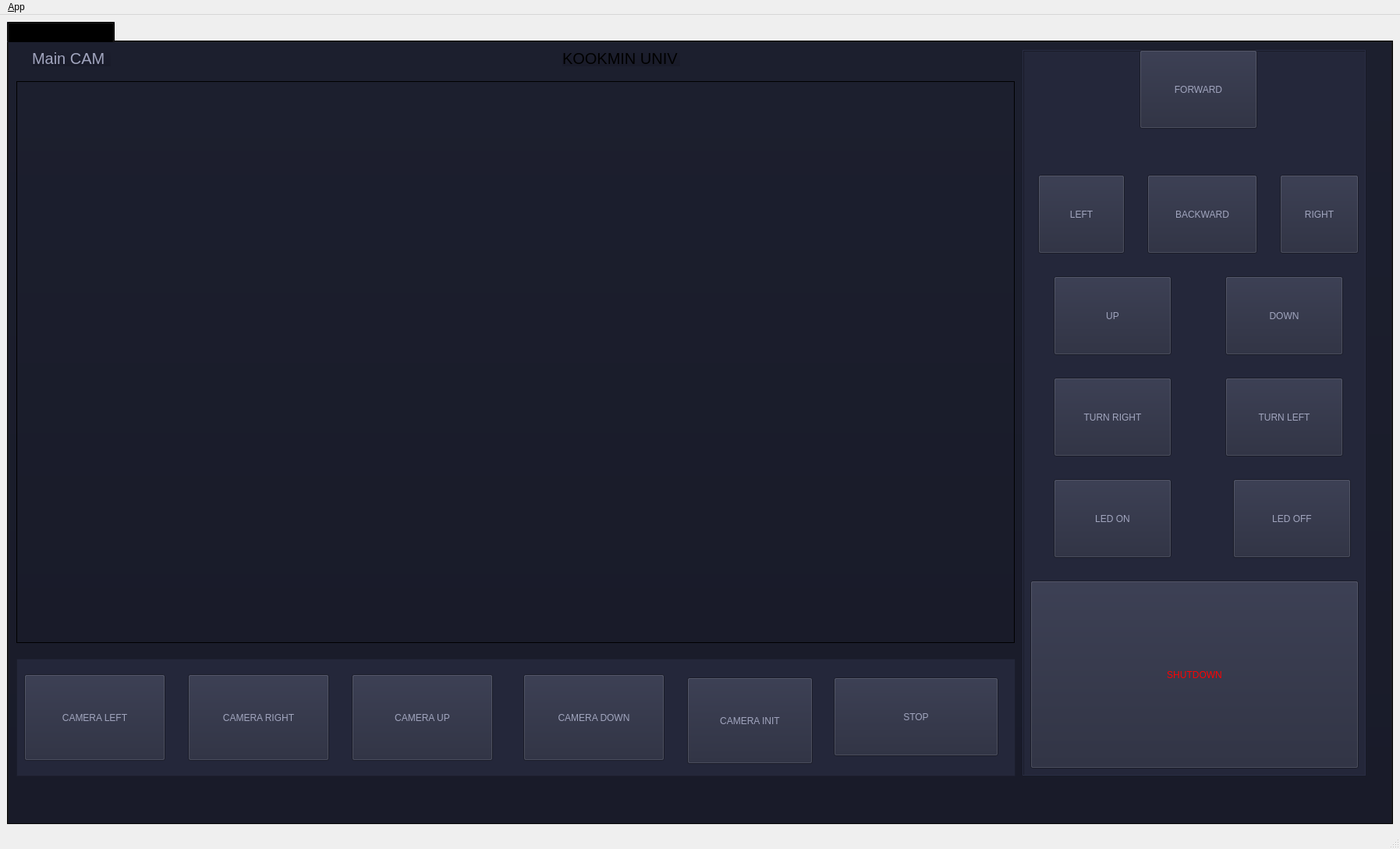
<?xml version="1.0" encoding="UTF-8"?>
<ui version="4.0">
 <class>MainWindowDesign</class>
 <widget class="QMainWindow" name="MainWindowDesign">
  <property name="geometry">
   <rect>
    <x>0</x>
    <y>0</y>
    <width>1795</width>
    <height>1088</height>
   </rect>
  </property>
  <property name="windowTitle">
   <string>QRosApp</string>
  </property>
  <property name="windowIcon">
   <iconset>
    <normaloff>:/images/icon.png</normaloff>:/images/icon.png</iconset>
  </property>
  <property name="locale">
   <locale language="English" country="Australia"/>
  </property>
  <widget class="QWidget" name="centralwidget">
   <layout class="QHBoxLayout">
    <item>
     <widget class="QTabWidget" name="tab_manager">
      <property name="minimumSize">
       <size>
        <width>100</width>
        <height>0</height>
       </size>
      </property>
      <property name="styleSheet">
       <string notr="true">background-color: qlineargradient(spread:pad, x1:0, y1:0, x2:0, y2:1, stop:0 rgba(28,31,46,255), stop:1 rgba(25, 27, 41, 255))</string>
      </property>
      <property name="locale">
       <locale language="English" country="Australia"/>
      </property>
      <property name="currentIndex">
       <number>0</number>
      </property>
      <widget class="QWidget" name="tab_status">
       <attribute name="title">
        <string>Ros Communications</string>
       </attribute>
       <widget class="QLabel" name="label_7">
        <property name="enabled">
         <bool>true</bool>
        </property>
        <property name="geometry">
         <rect>
          <x>10</x>
          <y>50</y>
          <width>1280</width>
          <height>720</height>
         </rect>
        </property>
        <property name="styleSheet">
         <string notr="true">QPushButton{
	color: white;
	background-color:rgb(42, 45, 67)
	border-radius: 5px;
}</string>
        </property>
        <property name="frameShape">
         <enum>QFrame::Box</enum>
        </property>
        <property name="frameShadow">
         <enum>QFrame::Plain</enum>
        </property>
        <property name="text">
         <string/>
        </property>
       </widget>
       <widget class="QLabel" name="label_8">
        <property name="geometry">
         <rect>
          <x>30</x>
          <y>10</y>
          <width>101</width>
          <height>21</height>
         </rect>
        </property>
        <property name="font">
         <font>
          <pointsize>15</pointsize>
         </font>
        </property>
        <property name="styleSheet">
         <string notr="true">color: rgb(161, 165, 190);
</string>
        </property>
        <property name="text">
         <string>Main CAM</string>
        </property>
       </widget>
       <widget class="QFrame" name="frame_5">
        <property name="geometry">
         <rect>
          <x>1300</x>
          <y>10</y>
          <width>441</width>
          <height>931</height>
         </rect>
        </property>
        <property name="styleSheet">
         <string notr="true">background-color : rgb(36, 39, 58)</string>
        </property>
        <property name="frameShape">
         <enum>QFrame::Box</enum>
        </property>
        <property name="frameShadow">
         <enum>QFrame::Raised</enum>
        </property>
        <widget class="QPushButton" name="quit_button">
         <property name="geometry">
          <rect>
           <x>10</x>
           <y>680</y>
           <width>421</width>
           <height>241</height>
          </rect>
         </property>
         <property name="sizePolicy">
          <sizepolicy hsizetype="MinimumExpanding" vsizetype="Fixed">
           <horstretch>0</horstretch>
           <verstretch>0</verstretch>
          </sizepolicy>
         </property>
         <property name="styleSheet">
          <string notr="true">color: rgb(255, 0, 0);
font: 50pt &quot;Ubuntu&quot;;</string>
         </property>
         <property name="text">
          <string>SHUTDOWN</string>
         </property>
        </widget>
        <widget class="QPushButton" name="pushButton_2">
         <property name="geometry">
          <rect>
           <x>20</x>
           <y>160</y>
           <width>111</width>
           <height>101</height>
          </rect>
         </property>
         <property name="styleSheet">
          <string notr="true">color: rgb(161, 165, 190);
font: 18pt &quot;Ubuntu&quot;;</string>
         </property>
         <property name="text">
          <string>LEFT</string>
         </property>
        </widget>
        <widget class="QPushButton" name="pushButton_1">
         <property name="geometry">
          <rect>
           <x>150</x>
           <y>0</y>
           <width>151</width>
           <height>101</height>
          </rect>
         </property>
         <property name="styleSheet">
          <string notr="true">color: rgb(161, 165, 190);
font: 18pt &quot;Ubuntu&quot;;</string>
         </property>
         <property name="text">
          <string>FORWARD</string>
         </property>
        </widget>
        <widget class="QPushButton" name="pushButton_3">
         <property name="geometry">
          <rect>
           <x>330</x>
           <y>160</y>
           <width>101</width>
           <height>101</height>
          </rect>
         </property>
         <property name="styleSheet">
          <string notr="true">color: rgb(161, 165, 190);
font: 18pt &quot;Ubuntu&quot;;</string>
         </property>
         <property name="text">
          <string>RIGHT</string>
         </property>
        </widget>
        <widget class="QPushButton" name="pushButton_4">
         <property name="geometry">
          <rect>
           <x>160</x>
           <y>160</y>
           <width>141</width>
           <height>101</height>
          </rect>
         </property>
         <property name="styleSheet">
          <string notr="true">color: rgb(161, 165, 190);
font: 18pt &quot;Ubuntu&quot;;</string>
         </property>
         <property name="text">
          <string>BACKWARD</string>
         </property>
        </widget>
        <widget class="QPushButton" name="pushButton_9">
         <property name="geometry">
          <rect>
           <x>40</x>
           <y>550</y>
           <width>151</width>
           <height>101</height>
          </rect>
         </property>
         <property name="styleSheet">
          <string notr="true">color: rgb(161, 165, 190);
font: 18pt &quot;Ubuntu&quot;;</string>
         </property>
         <property name="text">
          <string>LED ON</string>
         </property>
        </widget>
        <widget class="QPushButton" name="pushButton_10">
         <property name="geometry">
          <rect>
           <x>270</x>
           <y>550</y>
           <width>151</width>
           <height>101</height>
          </rect>
         </property>
         <property name="styleSheet">
          <string notr="true">color: rgb(161, 165, 190);
font: 18pt &quot;Ubuntu&quot;;</string>
         </property>
         <property name="text">
          <string>LED OFF</string>
         </property>
        </widget>
        <widget class="QPushButton" name="pushButton_5">
         <property name="geometry">
          <rect>
           <x>40</x>
           <y>420</y>
           <width>151</width>
           <height>101</height>
          </rect>
         </property>
         <property name="styleSheet">
          <string notr="true">color: rgb(161, 165, 190);
font: 18pt &quot;Ubuntu&quot;;</string>
         </property>
         <property name="text">
          <string>TURN RIGHT</string>
         </property>
        </widget>
        <widget class="QPushButton" name="pushButton_6">
         <property name="geometry">
          <rect>
           <x>260</x>
           <y>420</y>
           <width>151</width>
           <height>101</height>
          </rect>
         </property>
         <property name="styleSheet">
          <string notr="true">color: rgb(161, 165, 190);
font: 18pt &quot;Ubuntu&quot;;</string>
         </property>
         <property name="text">
          <string>TURN LEFT</string>
         </property>
        </widget>
        <widget class="QPushButton" name="pushButton_7">
         <property name="geometry">
          <rect>
           <x>40</x>
           <y>290</y>
           <width>151</width>
           <height>101</height>
          </rect>
         </property>
         <property name="styleSheet">
          <string notr="true">color: rgb(161, 165, 190);
font: 18pt &quot;Ubuntu&quot;;</string>
         </property>
         <property name="text">
          <string>UP</string>
         </property>
        </widget>
        <widget class="QPushButton" name="pushButton_8">
         <property name="geometry">
          <rect>
           <x>260</x>
           <y>290</y>
           <width>151</width>
           <height>101</height>
          </rect>
         </property>
         <property name="styleSheet">
          <string notr="true">color: rgb(161, 165, 190);
font: 18pt &quot;Ubuntu&quot;;</string>
         </property>
         <property name="text">
          <string>DOWN</string>
         </property>
        </widget>
       </widget>
       <widget class="QFrame" name="frame">
        <property name="geometry">
         <rect>
          <x>10</x>
          <y>790</y>
          <width>1281</width>
          <height>151</height>
         </rect>
        </property>
        <property name="styleSheet">
         <string notr="true">background-color : rgb(36, 39, 58)</string>
        </property>
        <property name="frameShape">
         <enum>QFrame::StyledPanel</enum>
        </property>
        <property name="frameShadow">
         <enum>QFrame::Raised</enum>
        </property>
        <widget class="QPushButton" name="pushButton_11">
         <property name="geometry">
          <rect>
           <x>10</x>
           <y>20</y>
           <width>181</width>
           <height>111</height>
          </rect>
         </property>
         <property name="styleSheet">
          <string notr="true">color: rgb(161, 165, 190);
font: 18pt &quot;Ubuntu&quot;;</string>
         </property>
         <property name="text">
          <string>CAMERA LEFT</string>
         </property>
        </widget>
        <widget class="QPushButton" name="pushButton_12">
         <property name="geometry">
          <rect>
           <x>220</x>
           <y>20</y>
           <width>181</width>
           <height>111</height>
          </rect>
         </property>
         <property name="styleSheet">
          <string notr="true">color: rgb(161, 165, 190);
font: 18pt &quot;Ubuntu&quot;;</string>
         </property>
         <property name="text">
          <string>CAMERA RIGHT</string>
         </property>
        </widget>
        <widget class="QPushButton" name="pushButton_13">
         <property name="geometry">
          <rect>
           <x>430</x>
           <y>20</y>
           <width>181</width>
           <height>111</height>
          </rect>
         </property>
         <property name="styleSheet">
          <string notr="true">color: rgb(161, 165, 190);
font: 18pt &quot;Ubuntu&quot;;</string>
         </property>
         <property name="text">
          <string>CAMERA UP</string>
         </property>
        </widget>
        <widget class="QPushButton" name="pushButton_14">
         <property name="geometry">
          <rect>
           <x>650</x>
           <y>20</y>
           <width>181</width>
           <height>111</height>
          </rect>
         </property>
         <property name="styleSheet">
          <string notr="true">color: rgb(161, 165, 190);
font: 18pt &quot;Ubuntu&quot;;</string>
         </property>
         <property name="text">
          <string>CAMERA DOWN</string>
         </property>
        </widget>
        <widget class="QPushButton" name="pushButton">
         <property name="geometry">
          <rect>
           <x>1048</x>
           <y>24</y>
           <width>211</width>
           <height>101</height>
          </rect>
         </property>
         <property name="styleSheet">
          <string notr="true">color: rgb(161, 165, 190);
font: 50pt &quot;Ubuntu&quot;;</string>
         </property>
         <property name="text">
          <string>STOP</string>
         </property>
        </widget>
        <widget class="QPushButton" name="pushButton_15">
         <property name="geometry">
          <rect>
           <x>860</x>
           <y>24</y>
           <width>161</width>
           <height>111</height>
          </rect>
         </property>
         <property name="styleSheet">
          <string notr="true">color: rgb(161, 165, 190);
font: 18pt &quot;Ubuntu&quot;;</string>
         </property>
         <property name="text">
          <string>CAMERA INIT</string>
         </property>
        </widget>
       </widget>
       <widget class="QLabel" name="label_9">
        <property name="geometry">
         <rect>
          <x>710</x>
          <y>10</y>
          <width>151</width>
          <height>21</height>
         </rect>
        </property>
        <property name="font">
         <font>
          <pointsize>15</pointsize>
         </font>
        </property>
        <property name="text">
         <string>KOOKMIN UNIV</string>
        </property>
       </widget>
       <zorder>frame_5</zorder>
       <zorder>label_7</zorder>
       <zorder>label_8</zorder>
       <zorder>frame</zorder>
       <zorder>label_9</zorder>
      </widget>
     </widget>
    </item>
   </layout>
  </widget>
  <widget class="QMenuBar" name="menubar">
   <property name="geometry">
    <rect>
     <x>0</x>
     <y>0</y>
     <width>1795</width>
     <height>22</height>
    </rect>
   </property>
   <widget class="QMenu" name="menu_File">
    <property name="title">
     <string>&amp;App</string>
    </property>
    <addaction name="action_Preferences"/>
    <addaction name="separator"/>
    <addaction name="actionAbout"/>
    <addaction name="actionAbout_Qt"/>
    <addaction name="separator"/>
    <addaction name="action_Quit"/>
   </widget>
   <addaction name="menu_File"/>
  </widget>
  <widget class="QStatusBar" name="statusbar"/>
  <action name="action_Quit">
   <property name="text">
    <string>&amp;Quit</string>
   </property>
   <property name="shortcut">
    <string>Ctrl+Q</string>
   </property>
   <property name="shortcutContext">
    <enum>Qt::ApplicationShortcut</enum>
   </property>
  </action>
  <action name="action_Preferences">
   <property name="text">
    <string>&amp;Preferences</string>
   </property>
  </action>
  <action name="actionAbout">
   <property name="text">
    <string>&amp;About</string>
   </property>
  </action>
  <action name="actionAbout_Qt">
   <property name="text">
    <string>About &amp;Qt</string>
   </property>
  </action>
 </widget>
 <resources/>
 <connections>
  <connection>
   <sender>action_Quit</sender>
   <signal>triggered()</signal>
   <receiver>MainWindowDesign</receiver>
   <slot>close()</slot>
   <hints>
    <hint type="sourcelabel">
     <x>-1</x>
     <y>-1</y>
    </hint>
    <hint type="destinationlabel">
     <x>399</x>
     <y>299</y>
    </hint>
   </hints>
  </connection>
  <connection>
   <sender>quit_button</sender>
   <signal>clicked()</signal>
   <receiver>MainWindowDesign</receiver>
   <slot>close()</slot>
   <hints>
    <hint type="sourcelabel">
     <x>1648</x>
     <y>678</y>
    </hint>
    <hint type="destinationlabel">
     <x>469</x>
     <y>299</y>
    </hint>
   </hints>
  </connection>
 </connections>
</ui>
